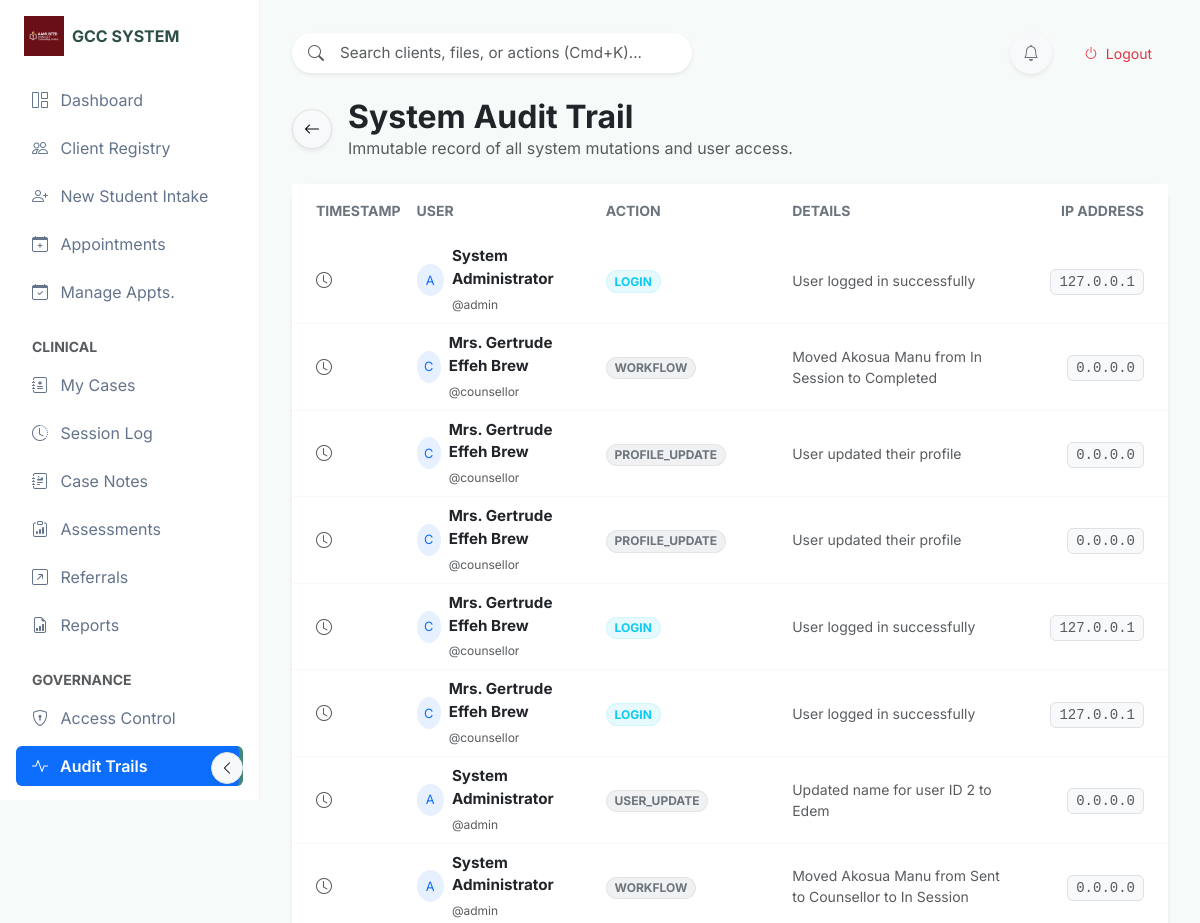
Before: /audit_logs (signed in, upper part) with the older database file.
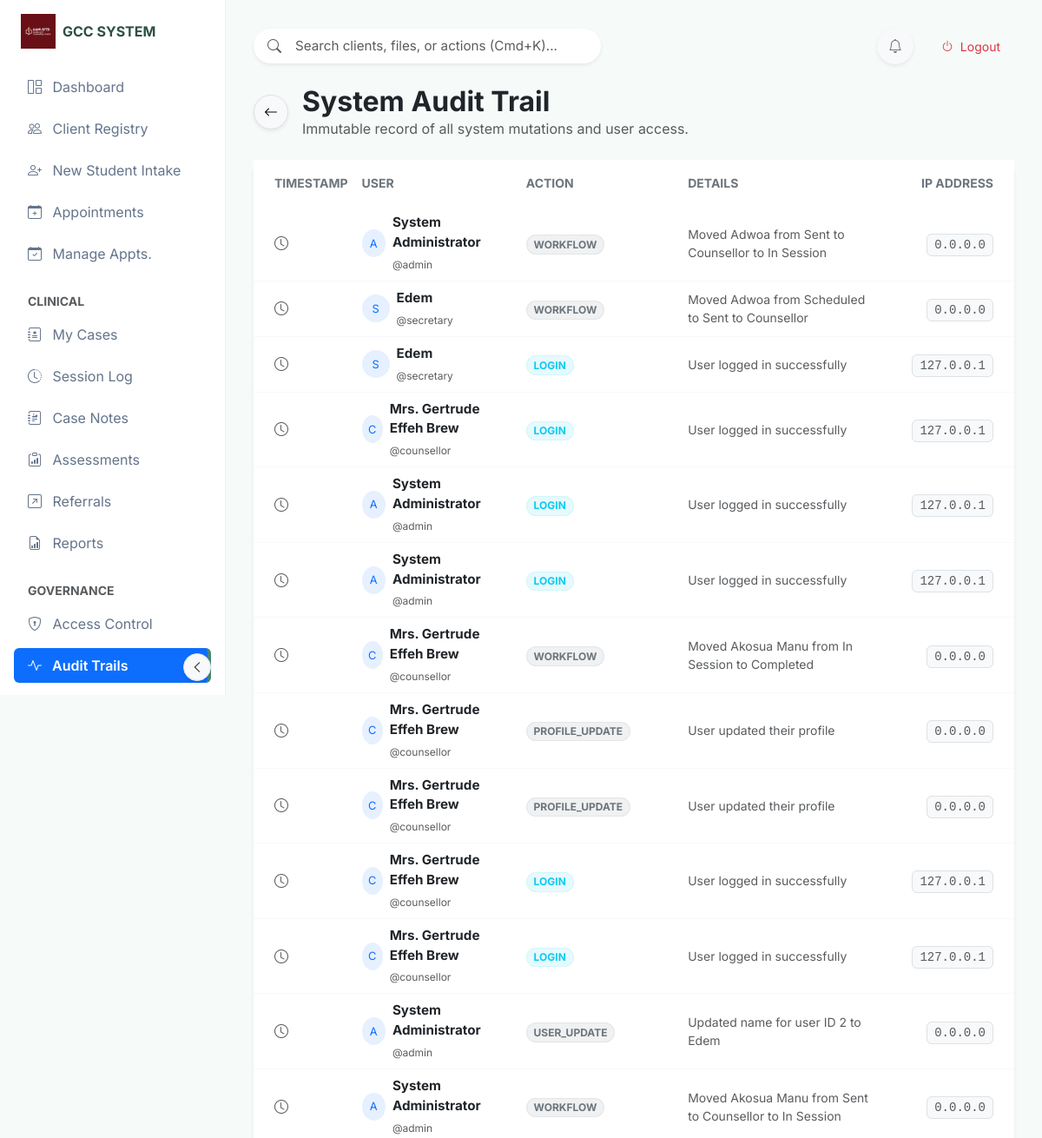
After: the same page with the newer database file.
### tables this page shows
CREATE TABLE app_settings (
            id INTEGER PRIMARY KEY AUTOINCREMENT,
            setting_name TEXT NOT NULL UNIQUE,
            setting_value TEXT
        , updated_at TIMESTAMP, global_id TEXT);

CREATE TABLE audit_logs (
            id INTEGER PRIMARY KEY AUTOINCREMENT,
            user_id INTEGER,
            action TEXT NOT NULL,
            details TEXT,
            ip_address TEXT,
            created_at TIMESTAMP DEFAULT CURRENT_TIMESTAMP,
            FOREIGN KEY (user_id) REFERENCES users(id)
        );

CREATE TABLE users (
            id INTEGER PRIMARY KEY AUTOINCREMENT,
            username TEXT NOT NULL UNIQUE,
            password_hash TEXT NOT NULL,
            full_name TEXT,
            role TEXT NOT NULL, -- 'Secretary', 'Counsellor', 'Admin'
            last_login TIMESTAMP,
            created_at TIMESTAMP DEFAULT CURRENT_TIMESTAMP
        , phone TEXT, email TEXT, profile_pic TEXT);

### app.py (the view)
@app.route('/audit_logs')
@login_required
def audit_logs():
    if session.get('role') != 'Admin':
        flash("Unauthorized access to audit trails.", "error")
        return redirect(url_for('dashboard'))
    try:
        conn = get_db_connection()
        logs = conn.execute('''
            SELECT al.*, u.username, u.full_name
            FROM audit_logs al
            JOIN users u ON al.user_id = u.id
            ORDER BY al.created_at DESC LIMIT 100
        ''').fetchall()
        conn.close()
        return render_template('audit_logs.html', logs=logs)
    except Exception as e:
        flash(f"Error loading logs: {e}", "error")
        return redirect(url_for('dashboard'))
        return render_template('audit_logs.html', logs=logs)
    except Exception as e:
        flash(f"Error loading logs: {e}", "error")
        return redirect(url_for('dashboard'))

### templates/audit_logs.html (shortened to what this page needs)
{% extends "base_modern.html" %}
{% block content %}
<div class="row mb-4">
    <div class="col-12">
        <div class="d-flex align-items-center">
            <a href="javascript:history.back()" class="btn btn-light border rounded-circle shadow-sm me-3"
                style="width: 40px; height: 40px; display: flex; align-items: center; justify-content: center;">
                <i class="bi bi-arrow-left"></i>
            </a>
            <div>
                <h2 class="fw-bold mb-0 text-dark">System Audit Trail</h2>
                <p class="text-muted mb-0">Immutable record of all system mutations and user access.</p>
            </div>
        </div>
    </div>
</div>
<div class="card card-glass border-0 shadow-sm">
    <div class="card-body p-0">
        <div class="table-responsive">
            <table class="table table-hover align-middle mb-0">
                <thead class="bg-light bg-opacity-50">
                    <tr>
                        <th class="ps-4 border-bottom-0 py-3 text-secondary text-uppercase small fw-bold">Timestamp</th>
                        <th class="border-bottom-0 py-3 text-secondary text-uppercase small fw-bold">User</th>
                        <th class="border-bottom-0 py-3 text-secondary text-uppercase small fw-bold">Action</th>
                        <th class="border-bottom-0 py-3 text-secondary text-uppercase small fw-bold">Details</th>
                        <th class="pe-4 text-end border-bottom-0 py-3 text-secondary text-uppercase small fw-bold">IP
                            Address</th>
                    </tr>
                </thead>
                <tbody class="border-top-0">
                    {% for log in logs %}
                    <tr class="row-hover">
                        <td class="ps-4 border-bottom border-light">
                            <i class="bi bi-clock me-2 text-muted"></i>
                        </td>
                        <td class="border-bottom border-light">
                            <div class="d-flex align-items-center">
                                <div class="avatar-circle rounded-circle bg-primary bg-opacity-10 text-primary me-2 d-flex align-items-center justify-content-center"
                                    style="width: 32px; height: 32px; font-size: 0.8rem;">
                                    {{ log.username[0]|upper }}
                                </div>
                                <div>
                                    <div class="fw-bold text-dark" style="font-size: 0.95rem;">{{ log.full_name }}</div>
                                    <small class="text-muted" style="font-size: 0.75rem;">@{{ log.username }}</small>
                                </div>
                            </div>
                        </td>
                        <td class="border-bottom border-light">
                            <span
                                class="badge rounded-pill
                                {% if 'LOGIN' in log.action %}bg-info bg-opacity-10 text-info border border-info border-opacity-10
                                {% elif 'TRANSITION' in log.action %}bg-warning bg-opacity-10 text-warning border border-warning border-opacity-10
                                {% elif 'DELETE' in log.action or 'CRITICAL' in log.action %}bg-danger bg-opacity-10 text-danger border border-danger border-opacity-10
                                {% else %}bg-secondary bg-opacity-10 text-secondary border border-secondary border-opacity-10{% endif %}">
                                {{ log.action }}
                            </span>
                        </td>
                        <td class="border-bottom border-light text-muted small">{{ log.details }}</td>
                        <td class="pe-4 text-end border-bottom border-light">
                            <code
                                class="small text-muted bg-light px-2 py-1 rounded border">{{ log.ip_address or '0.0.0.0' }}</code>
                        </td>
                    </tr>
                    {% endfor %}
                </tbody>
            </table>
        </div>
    </div>
</div>
{% endblock %}

### templates/base_modern.html (shortened to what this page needs)
<!DOCTYPE html>
<html lang="en">
<head>
    <link href="https://cdn.jsdelivr.net/npm/bootstrap@5.3.0/dist/css/bootstrap.min.css" rel="stylesheet">
    <link rel="stylesheet" href="https://cdn.jsdelivr.net/npm/bootstrap-icons@1.10.0/font/bootstrap-icons.css">
    <link rel="stylesheet" href="{{ url_for('static', filename='css/modern_theme.css') }}">
</head>
<body data-theme="{{ settings.get('active_theme', 'default') }}">
    <nav class="sidebar-glass d-flex flex-column flex-shrink-0 p-3" id="sidebar">
        <div class="mb-4">
            <a href="/" class="d-flex align-items-center link-dark text-decoration-none logo-container ps-2">
                {% if settings.logo_url %}
                <img src="{{ settings.logo_url }}" class="me-2"
                    style="max-height: 40px; max-width: 40px; object-fit: contain;">
                {% else %}
                <div class="bg-gradient p-2 rounded-3 me-2" style="background: var(--sage-600); color: white;">
                    <i class="bi bi-heart-pulse-fill fs-4"></i>
                </div>
                {% endif %}
                <span class="fs-6 fw-bold text-break lh-sm sidebar-header-text" style="color: var(--sage-900);">
                    {{ settings.system_name or 'Counselling Hub' }}
                </span>
            </a>
        </div>
        <ul class="nav nav-pills flex-column mb-auto">
            <li class="nav-item">
                <a href="{{ url_for('dashboard') }}"
                    class="nav-link {% if request.endpoint == 'dashboard' %}active{% endif %}" title="Dashboard"
                    data-bs-toggle="tooltip" data-bs-placement="right">
                    <i class="bi bi-grid-1x2 me-2"></i> <span>Dashboard</span>
                </a>
            </li>
            {% if session.get('role') in ['Secretary', 'Admin', 'Counsellor', 'Counselor'] %}
            <li>
                <a href="{{ url_for('students') }}"
                    class="nav-link {% if 'student' in request.endpoint and 'intake' not in request.endpoint %}active{% endif %}"
                    title="Client Registry" data-bs-toggle="tooltip" data-bs-placement="right">
                    <i class="bi bi-people me-2"></i> <span>Client Registry</span>
                </a>
            </li>
            <li>
                <a href="{{ url_for('intake') }}"
                    class="nav-link {% if 'intake' in request.endpoint %}active{% endif %}" title="New Student Intake"
                    data-bs-toggle="tooltip" data-bs-placement="right">
                    <i class="bi bi-person-plus me-2"></i> <span>New Student Intake</span>
                </a>
            </li>
            <li>
                <a href="{{ url_for('appointment') }}"
                    class="nav-link {% if 'appointment' in request.endpoint and 'status' not in request.endpoint %}active{% endif %}"
                    title="Appointments" data-bs-toggle="tooltip" data-bs-placement="right">
                    <i class="bi bi-calendar-plus me-2"></i> <span>Appointments</span>
                </a>
            </li>
            <li>
                <a href="{{ url_for('manage_appointments') }}"
                    class="nav-link {% if 'manage_appointments' in request.endpoint %}active{% endif %}"
                    title="Manage Appointments" data-bs-toggle="tooltip" data-bs-placement="right">
                    <i class="bi bi-calendar-check me-2"></i> <span>Manage Appts.</span>
                </a>
            </li>
            {% endif %}
            {% if session.get('role') in ['Counsellor', 'Counselor', 'Admin'] %}
            <li class="mt-3 text-uppercase small text-muted fw-bold ps-3 mb-2 nav-category-header">Clinical</li>
            <li>
                <a href="{{ url_for('my_cases') }}"
                    class="nav-link {% if 'my_cases' in request.endpoint %}active{% endif %}" title="My Cases"
                    data-bs-toggle="tooltip" data-bs-placement="right">
                    <i class="bi bi-journal-medical me-2"></i> <span>My Cases</span>
                </a>
            </li>
            <li>
                <a href="{{ url_for('sessions_list') }}"
                    class="nav-link {% if 'session' in request.endpoint and 'case' not in request.endpoint %}active{% endif %}"
                    title="Session Log" data-bs-toggle="tooltip" data-bs-placement="right">
                    <i class="bi bi-clock-history me-2"></i> <span>Session Log</span>
                </a>
            </li>
            <li>
                <a href="{{ url_for('case_notes_list') }}"
                    class="nav-link {% if 'case_notes' in request.endpoint %}active{% endif %}" title="Case Notes"
                    data-bs-toggle="tooltip" data-bs-placement="right">
                    <i class="bi bi-journal-richtext me-2"></i> <span>Case Notes</span>
                </a>
            </li>
            <li>
                <a href="{{ url_for('dass21_list') }}"
                    class="nav-link {% if 'dass21' in request.endpoint %}active{% endif %}" title="Assessments"
                    data-bs-toggle="tooltip" data-bs-placement="right">
                    <i class="bi bi-clipboard-data me-2"></i> <span>Assessments</span>
                </a>
            </li>
            <li>
                <a href="{{ url_for('all_referrals') }}"
                    class="nav-link {% if 'referral' in request.endpoint %}active{% endif %}" title="Referrals"
                    data-bs-toggle="tooltip" data-bs-placement="right">
                    <i class="bi bi-arrow-up-right-square me-2"></i> <span>Referrals</span>
                </a>
            </li>
            <li>
                <a href="{{ url_for('reports_list') }}"
                    class="nav-link {% if 'report' in request.endpoint %}active{% endif %}" title="Reports"
                    data-bs-toggle="tooltip" data-bs-placement="right">
                    <i class="bi bi-file-earmark-bar-graph me-2"></i> <span>Reports</span>
                </a>
            </li>
            {% endif %}
            {% if session.get('role') == 'Admin' %}
            <li class="mt-3 text-uppercase small text-muted fw-bold ps-3 mb-2 nav-category-header">Governance</li>
            <li>
                <a href="{{ url_for('admin_users') }}"
                    class="nav-link {% if 'users' in request.endpoint %}active{% endif %}" title="Access Control"
                    data-bs-toggle="tooltip" data-bs-placement="right">
                    <i class="bi bi-shield-lock me-2"></i> <span>Access Control</span>
                </a>
            </li>
            <li>
                <a href="{{ url_for('audit_logs') }}"
                    class="nav-link {% if 'audit' in request.endpoint %}active{% endif %}" title="Audit Trails"
                    data-bs-toggle="tooltip" data-bs-placement="right">
                    <i class="bi bi-activity me-2"></i> <span>Audit Trails</span>
                </a>
            </li>
            <li>
                <a href="{{ url_for('admin_workflow') }}"
                    class="nav-link {% if 'workflow' in request.endpoint %}active{% endif %}" title="Workflow Rules"
                    data-bs-toggle="tooltip" data-bs-placement="right">
                </a>
            </li>
            {% endif %}
        </ul>
        <button
            class="btn btn-sm btn-light border position-absolute bottom-0 end-0 m-3 rounded-circle shadow-sm d-none d-md-flex align-items-center justify-content-center"
            id="sidebarToggle" style="width: 32px; height: 32px; z-index: 1050;">
            <i class="bi bi-chevron-left"></i>
        </button>
    </nav>
    <main class="main-content">
        <div class="d-flex justify-content-between align-items-center mb-4 gap-3">
            <div class="position-relative flex-grow-1" style="max-width: 400px;">
                <i class="bi bi-search position-absolute top-50 start-0 translate-middle-y ms-3 text-muted"></i>
                <input type="text" class="form-control form-control-lg ps-5 border-0 shadow-sm"
                    style="border-radius: 99px; background: white; font-size: 0.95rem; width: 100%;"
                    placeholder="Search clients, files, or actions (Cmd+K)...">
            </div>
            <div class="d-flex align-items-center gap-3">
                <div class="dropdown">
                    <button class="btn btn-light rounded-circle position-relative shadow-sm" type="button"
                        id="notifDropdown" data-bs-toggle="dropdown" aria-expanded="false"
                        style="width: 42px; height: 42px;">
                        <i class="bi bi-bell text-secondary"></i>
                    </button>
                </div>
                <a href="{{ url_for('logout') }}" class="btn btn-outline-danger border-0 btn-sm rounded-pill px-3">
                    <i class="bi bi-power me-1"></i> Logout
                </a>
            </div>
        </div>
        {% block content %}{% endblock %}
    </main>
</body>
</html>

Changed rows visible on the page:
added audit_logs: username "A", full_name "System Administrator", username "admin", action "WORKFLOW", details "Moved Adwoa from Sent to Counsellor to In Session", ip_address "0.0.0.0"
added audit_logs: username "S", full_name "Edem", username "secretary", action "WORKFLOW", details "Moved Adwoa from Scheduled to Sent to Counsellor", ip_address "0.0.0.0"
added audit_logs: username "S", full_name "Edem", username "secretary", action "LOGIN", details "User logged in successfully", ip_address "127.0.0.1"
added audit_logs: username "C", full_name "Mrs. Gertrude Effeh Brew", username "counsellor", action "LOGIN", details "User logged in successfully", ip_address "127.0.0.1"
added audit_logs: username "A", full_name "System Administrator", username "admin", action "LOGIN", details "User logged in successfully", ip_address "127.0.0.1"
